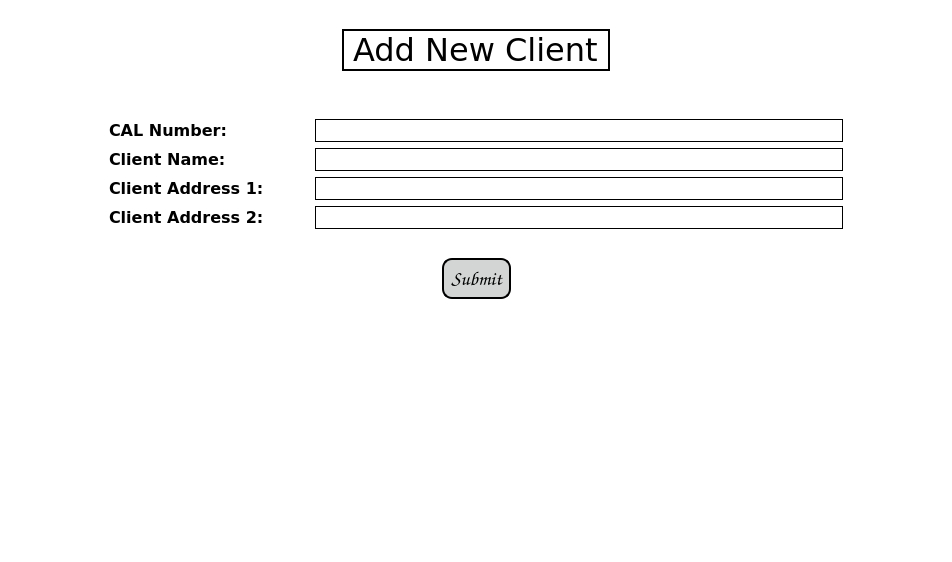
<?xml version="1.0" encoding="UTF-8"?>
<ui version="4.0">
 <class>addClientPage</class>
 <widget class="QMainWindow" name="addClientPage">
  <property name="geometry">
   <rect>
    <x>0</x>
    <y>0</y>
    <width>952</width>
    <height>562</height>
   </rect>
  </property>
  <property name="sizePolicy">
   <sizepolicy hsizetype="Preferred" vsizetype="Preferred">
    <horstretch>0</horstretch>
    <verstretch>0</verstretch>
   </sizepolicy>
  </property>
  <property name="minimumSize">
   <size>
    <width>0</width>
    <height>0</height>
   </size>
  </property>
  <property name="maximumSize">
   <size>
    <width>16777215</width>
    <height>16777215</height>
   </size>
  </property>
  <property name="windowTitle">
   <string>Add new client</string>
  </property>
  <property name="styleSheet">
   <string notr="true">background-color: rgb(255, 255, 255);</string>
  </property>
  <widget class="QWidget" name="centralwidget">
   <layout class="QVBoxLayout" name="verticalLayout_4">
    <item>
     <spacer name="horizontalSpacer_5">
      <property name="orientation">
       <enum>Qt::Horizontal</enum>
      </property>
      <property name="sizeHint" stdset="0">
       <size>
        <width>40</width>
        <height>20</height>
       </size>
      </property>
     </spacer>
    </item>
    <item alignment="Qt::AlignHCenter">
     <widget class="QLabel" name="headerLabel">
      <property name="maximumSize">
       <size>
        <width>16777215</width>
        <height>50</height>
       </size>
      </property>
      <property name="font">
       <font>
        <family>Verdana</family>
        <pointsize>24</pointsize>
       </font>
      </property>
      <property name="frameShape">
       <enum>QFrame::WinPanel</enum>
      </property>
      <property name="text">
       <string>Add New Client</string>
      </property>
     </widget>
    </item>
    <item>
     <spacer name="horizontalSpacer_15">
      <property name="orientation">
       <enum>Qt::Horizontal</enum>
      </property>
      <property name="sizeHint" stdset="0">
       <size>
        <width>40</width>
        <height>20</height>
       </size>
      </property>
     </spacer>
    </item>
    <item>
     <layout class="QHBoxLayout" name="horizontalLayout_2">
      <item>
       <spacer name="horizontalSpacer_3">
        <property name="orientation">
         <enum>Qt::Horizontal</enum>
        </property>
        <property name="sizeType">
         <enum>QSizePolicy::Fixed</enum>
        </property>
        <property name="sizeHint" stdset="0">
         <size>
          <width>100</width>
          <height>20</height>
         </size>
        </property>
       </spacer>
      </item>
      <item>
       <layout class="QVBoxLayout" name="verticalLayout_3">
        <item>
         <spacer name="verticalSpacer_4">
          <property name="orientation">
           <enum>Qt::Vertical</enum>
          </property>
          <property name="sizeHint" stdset="0">
           <size>
            <width>20</width>
            <height>40</height>
           </size>
          </property>
         </spacer>
        </item>
        <item>
         <layout class="QVBoxLayout" name="verticalLayout">
          <item>
           <layout class="QHBoxLayout" name="horizontalLayout_6">
            <item>
             <widget class="QLabel" name="calNumLabel">
              <property name="sizePolicy">
               <sizepolicy hsizetype="Expanding" vsizetype="Expanding">
                <horstretch>0</horstretch>
                <verstretch>0</verstretch>
               </sizepolicy>
              </property>
              <property name="maximumSize">
               <size>
                <width>200</width>
                <height>16777215</height>
               </size>
              </property>
              <property name="font">
               <font>
                <family>Verdana</family>
                <pointsize>12</pointsize>
                <weight>75</weight>
                <bold>true</bold>
               </font>
              </property>
              <property name="text">
               <string>CAL Number: </string>
              </property>
             </widget>
            </item>
            <item>
             <widget class="QLineEdit" name="calNumLine">
              <property name="sizePolicy">
               <sizepolicy hsizetype="Expanding" vsizetype="Fixed">
                <horstretch>0</horstretch>
                <verstretch>0</verstretch>
               </sizepolicy>
              </property>
              <property name="maximumSize">
               <size>
                <width>16777215</width>
                <height>16777215</height>
               </size>
              </property>
              <property name="font">
               <font>
                <family>Verdana</family>
                <pointsize>12</pointsize>
               </font>
              </property>
              <property name="styleSheet">
               <string notr="true">background-color: rgb(255, 255, 255);
border: 1px solid black;
</string>
              </property>
             </widget>
            </item>
           </layout>
          </item>
          <item>
           <layout class="QHBoxLayout" name="horizontalLayout_7">
            <item>
             <widget class="QLabel" name="clientNameLabel">
              <property name="sizePolicy">
               <sizepolicy hsizetype="Expanding" vsizetype="Expanding">
                <horstretch>0</horstretch>
                <verstretch>0</verstretch>
               </sizepolicy>
              </property>
              <property name="maximumSize">
               <size>
                <width>200</width>
                <height>16777215</height>
               </size>
              </property>
              <property name="font">
               <font>
                <family>Verdana</family>
                <pointsize>12</pointsize>
                <weight>75</weight>
                <bold>true</bold>
               </font>
              </property>
              <property name="text">
               <string>Client Name: </string>
              </property>
             </widget>
            </item>
            <item>
             <widget class="QLineEdit" name="clientNameLine">
              <property name="sizePolicy">
               <sizepolicy hsizetype="Expanding" vsizetype="Fixed">
                <horstretch>0</horstretch>
                <verstretch>0</verstretch>
               </sizepolicy>
              </property>
              <property name="maximumSize">
               <size>
                <width>16777215</width>
                <height>16777215</height>
               </size>
              </property>
              <property name="font">
               <font>
                <family>Verdana</family>
                <pointsize>12</pointsize>
               </font>
              </property>
              <property name="styleSheet">
               <string notr="true">background-color: rgb(255, 255, 255);
border: 1px solid black;
</string>
              </property>
             </widget>
            </item>
           </layout>
          </item>
          <item>
           <layout class="QHBoxLayout" name="horizontalLayout_12">
            <item>
             <widget class="QLabel" name="clientAddress1Label">
              <property name="sizePolicy">
               <sizepolicy hsizetype="Expanding" vsizetype="Expanding">
                <horstretch>0</horstretch>
                <verstretch>0</verstretch>
               </sizepolicy>
              </property>
              <property name="maximumSize">
               <size>
                <width>200</width>
                <height>16777215</height>
               </size>
              </property>
              <property name="font">
               <font>
                <family>Verdana</family>
                <pointsize>12</pointsize>
                <weight>75</weight>
                <bold>true</bold>
               </font>
              </property>
              <property name="text">
               <string>Client Address 1:</string>
              </property>
             </widget>
            </item>
            <item>
             <widget class="QLineEdit" name="clientAddress1Line">
              <property name="sizePolicy">
               <sizepolicy hsizetype="Expanding" vsizetype="Fixed">
                <horstretch>0</horstretch>
                <verstretch>0</verstretch>
               </sizepolicy>
              </property>
              <property name="maximumSize">
               <size>
                <width>16777215</width>
                <height>16777215</height>
               </size>
              </property>
              <property name="font">
               <font>
                <family>Verdana</family>
                <pointsize>12</pointsize>
               </font>
              </property>
              <property name="styleSheet">
               <string notr="true">background-color: rgb(255, 255, 255);
border: 1px solid black;
</string>
              </property>
             </widget>
            </item>
           </layout>
          </item>
          <item>
           <layout class="QHBoxLayout" name="horizontalLayout_13">
            <item>
             <widget class="QLabel" name="clientAddress2Label">
              <property name="sizePolicy">
               <sizepolicy hsizetype="Expanding" vsizetype="Expanding">
                <horstretch>0</horstretch>
                <verstretch>0</verstretch>
               </sizepolicy>
              </property>
              <property name="maximumSize">
               <size>
                <width>200</width>
                <height>16777215</height>
               </size>
              </property>
              <property name="font">
               <font>
                <family>Verdana</family>
                <pointsize>12</pointsize>
                <weight>75</weight>
                <bold>true</bold>
               </font>
              </property>
              <property name="text">
               <string>Client Address 2:</string>
              </property>
             </widget>
            </item>
            <item>
             <widget class="QLineEdit" name="clientAddress2Line">
              <property name="sizePolicy">
               <sizepolicy hsizetype="Expanding" vsizetype="Fixed">
                <horstretch>0</horstretch>
                <verstretch>0</verstretch>
               </sizepolicy>
              </property>
              <property name="maximumSize">
               <size>
                <width>16777215</width>
                <height>16777215</height>
               </size>
              </property>
              <property name="font">
               <font>
                <family>Verdana</family>
                <pointsize>12</pointsize>
               </font>
              </property>
              <property name="styleSheet">
               <string notr="true">background-color: rgb(255, 255, 255);
border: 1px solid black;
</string>
              </property>
             </widget>
            </item>
           </layout>
          </item>
         </layout>
        </item>
        <item>
         <spacer name="verticalSpacer_3">
          <property name="orientation">
           <enum>Qt::Vertical</enum>
          </property>
          <property name="sizeHint" stdset="0">
           <size>
            <width>20</width>
            <height>40</height>
           </size>
          </property>
         </spacer>
        </item>
       </layout>
      </item>
      <item>
       <spacer name="horizontalSpacer_4">
        <property name="orientation">
         <enum>Qt::Horizontal</enum>
        </property>
        <property name="sizeType">
         <enum>QSizePolicy::Fixed</enum>
        </property>
        <property name="sizeHint" stdset="0">
         <size>
          <width>100</width>
          <height>20</height>
         </size>
        </property>
       </spacer>
      </item>
     </layout>
    </item>
    <item>
     <layout class="QHBoxLayout" name="horizontalLayout_5">
      <item>
       <spacer name="horizontalSpacer">
        <property name="orientation">
         <enum>Qt::Horizontal</enum>
        </property>
        <property name="sizeHint" stdset="0">
         <size>
          <width>40</width>
          <height>20</height>
         </size>
        </property>
       </spacer>
      </item>
      <item>
       <spacer name="horizontalSpacer_13">
        <property name="orientation">
         <enum>Qt::Horizontal</enum>
        </property>
        <property name="sizeHint" stdset="0">
         <size>
          <width>40</width>
          <height>20</height>
         </size>
        </property>
       </spacer>
      </item>
      <item>
       <widget class="QPushButton" name="clientSubmitButton">
        <property name="sizePolicy">
         <sizepolicy hsizetype="Fixed" vsizetype="Fixed">
          <horstretch>0</horstretch>
          <verstretch>0</verstretch>
         </sizepolicy>
        </property>
        <property name="font">
         <font>
          <family>Comic Sans MS</family>
          <pointsize>-1</pointsize>
          <weight>75</weight>
          <italic>false</italic>
          <bold>true</bold>
         </font>
        </property>
        <property name="styleSheet">
         <string notr="true">QPushButton{
background-color: rgb(211, 213, 213);
color:black;
border-style:outset;
border-width:2px;
border-radius:10px;
border-color: black;
font:bold 20px;
padding: 6;
}

QPushButton:hover{
background-color: rgb(83, 82, 82);
color: white;
}

QPushButton:pressed{
background-color: white;
}
</string>
        </property>
        <property name="text">
         <string>Submit</string>
        </property>
       </widget>
      </item>
      <item>
       <spacer name="horizontalSpacer_14">
        <property name="orientation">
         <enum>Qt::Horizontal</enum>
        </property>
        <property name="sizeHint" stdset="0">
         <size>
          <width>40</width>
          <height>20</height>
         </size>
        </property>
       </spacer>
      </item>
      <item>
       <spacer name="horizontalSpacer_2">
        <property name="orientation">
         <enum>Qt::Horizontal</enum>
        </property>
        <property name="sizeHint" stdset="0">
         <size>
          <width>40</width>
          <height>20</height>
         </size>
        </property>
       </spacer>
      </item>
     </layout>
    </item>
    <item>
     <spacer name="verticalSpacer_2">
      <property name="orientation">
       <enum>Qt::Vertical</enum>
      </property>
      <property name="sizeHint" stdset="0">
       <size>
        <width>20</width>
        <height>162</height>
       </size>
      </property>
     </spacer>
    </item>
    <item>
     <spacer name="verticalSpacer">
      <property name="orientation">
       <enum>Qt::Vertical</enum>
      </property>
      <property name="sizeHint" stdset="0">
       <size>
        <width>20</width>
        <height>161</height>
       </size>
      </property>
     </spacer>
    </item>
   </layout>
  </widget>
 </widget>
 <resources/>
 <connections/>
</ui>
